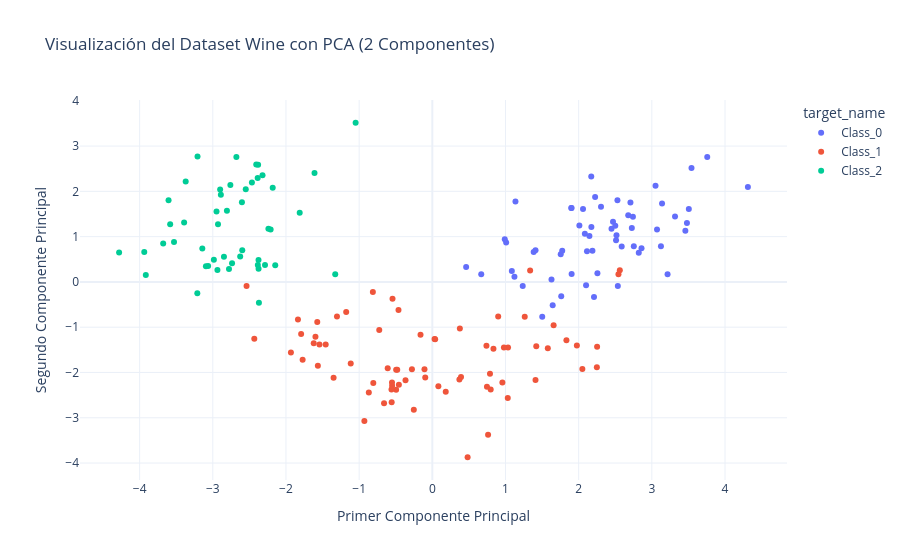

Notebook code for this chart:
### Markdown cell above
### Visualización con PCA

Dado que tenemos 13 características, no podemos visualizarlas todas a la vez. Usaremos el Análisis de Componentes Principales (PCA) para reducir la dimensionalidad a 2 componentes y visualizar la separación de las clases.

### Code cell
# Primero, escalamos los datos para que PCA funcione correctamente
scaler_pca = StandardScaler()
X_scaled_pca = scaler_pca.fit_transform(X)

# Aplicamos PCA para reducir a 2 dimensiones
pca = PCA(n_components=2)
X_pca = pca.fit_transform(X_scaled_pca)

# Creamos un DataFrame para la visualización
df_pca = pd.DataFrame(data=X_pca, columns=['PC1', 'PC2'])
df_pca['target_name'] = df['target_name']

# Gráfico interactivo con Plotly
fig = px.scatter(df_pca, 
                 x='PC1', 
                 y='PC2', 
                 color='target_name',
                 title='Visualización del Dataset Wine con PCA (2 Componentes)',
                 labels={'PC1': 'Primer Componente Principal', 'PC2': 'Segundo Componente Principal'},
                 template='plotly_white')

fig.show()

### Figure 1 — Plotly figure (JSON) as saved in the notebook; plotly's stock layout.template omitted (floating-point values rounded to 4 significant figures)
{"data": [{"hovertemplate": "target_name=Class_0<br>Primer Componente Principal=%{x}<br>Segundo Componente Principal=%{y}<extra></extra>", "legendgroup": "Class_0", "marker": {"color": "#636efa", "symbol": "circle"}, "mode": "markers", "name": "Class_0", "orientation": "v", "showlegend": true, "x": [3.317, 2.209, 2.517, 3.757, 1.009, 3.05, 2.449, 2.059, 2.511, 2.754, 3.48, 1.755, 2.113, 3.458, 4.313, 2.305, 2.172, 1.899, 3.542, 2.085, 3.124, 1.087, 2.535, 1.645, 1.762, 0.9901, 1.775, 1.235, 2.188, 2.256, 2.5, 2.677, 1.629, 1.903, 1.41, 1.904, 1.385, 1.122, 1.502, 2.53, 2.588, 0.6685, 3.071, 0.4622, 2.101, 1.136, 2.727, 2.821, 2.01, 2.707, 3.215, 2.859, 3.506, 2.225, 2.147, 2.469, 2.742, 2.174, 3.139], "xaxis": "x", "y": [1.443, -0.3334, 1.031, 2.756, 0.8698, 2.122, 1.175, 1.609, 0.9181, 0.7894, 1.302, 0.612, 0.6757, 1.131, 2.096, 1.663, 2.327, 1.631, 2.518, 1.061, 0.7869, 0.2417, -0.09184, -0.5163, -0.3171, 0.9407, 0.6862, -0.08981, 0.6896, 0.1915, 1.241, 1.472, 0.0527, 1.633, 0.6979, 0.1767, 0.6586, 0.1141, -0.7694, 1.803, 0.7796, 0.17, 1.156, 0.3307, -0.07101, 1.777, 1.191, 0.6463, 1.247, 1.752, 0.167, 0.7453, 1.613, 1.875, 1.017, 1.329, 1.437, 1.212, 1.732], "yaxis": "y", "type": "scatter"}, {"hovertemplate": "target_name=Class_1<br>Primer Componente Principal=%{x}<br>Segundo Componente Principal=%{y}<extra></extra>", "legendgroup": "Class_1", "marker": {"color": "#EF553B", "symbol": "circle"}, "mode": "markers", "name": "Class_1", "orientation": "v", "showlegend": true, "x": [-0.9286, -1.542, -1.836, 0.03061, 2.05, -0.6097, 0.9002, 2.249, 0.1834, -0.8128, 1.976, -1.572, 1.658, -0.7254, 2.562, 1.833, -0.868, 0.37, -1.457, 1.263, 0.3762, 0.7621, 1.035, -0.4949, -2.539, 0.8353, 0.7879, -0.8068, -0.558, -1.115, -0.5557, -1.349, -1.564, -1.933, 0.7467, 0.9575, 2.544, -0.544, 1.031, 2.252, 1.41, 0.7977, -0.5495, -0.1612, -0.6598, 0.3924, -1.772, -0.3663, -1.621, 0.08254, 1.578, 1.421, -0.2787, -1.303, -0.4571, -0.4942, 0.4821, -0.2529, -0.1072, -2.433, -0.5511, 0.7396, 1.336, -1.177, -0.4623, 0.9785, -0.09681, 0.03849, -1.597, -0.4796, -1.793], "xaxis": "x", "y": [-3.073, -1.381, -0.83, -1.263, -1.925, -1.908, -0.7639, -1.885, -2.427, -0.2205, -1.403, -0.885, -0.9567, -1.064, 0.2602, -1.288, -2.444, -2.154, -1.383, -0.7708, -1.027, -3.375, -1.451, -2.381, -0.08744, -1.474, -2.027, -2.234, -2.373, -1.802, -2.658, -2.118, -1.852, -1.559, -2.313, -2.224, 0.1693, -0.3689, -2.566, -1.433, -2.166, -2.377, -2.293, -1.164, -2.68, -2.099, -1.717, -2.169, -1.356, -2.306, -1.462, -1.418, -1.931, -0.7632, -2.269, -1.939, -3.872, -2.821, -1.929, -1.257, -2.222, -1.409, 0.2533, -0.664, -0.6183, -1.446, -2.11, -1.267, -1.208, -1.939, -1.15], "yaxis": "y", "type": "scatter"}, {"hovertemplate": "target_name=Class_2<br>Primer Componente Principal=%{x}<br>Segundo Componente Principal=%{y}<extra></extra>", "legendgroup": "Class_2", "marker": {"color": "#00cc96", "symbol": "circle"}, "mode": "markers", "name": "Class_2", "orientation": "v", "showlegend": true, "x": [-1.327, -2.385, -2.937, -2.147, -2.37, -3.064, -3.916, -3.936, -3.094, -2.374, -2.779, -2.287, -2.986, -2.375, -2.21, -2.626, -4.281, -3.583, -2.807, -2.9, -2.321, -2.55, -1.813, -2.76, -2.737, -3.605, -2.89, -3.392, -1.048, -1.61, -3.143, -2.24, -2.848, -2.597, -2.949, -3.53, -2.406, -2.929, -2.181, -2.381, -3.212, -3.678, -2.466, -3.371, -2.602, -2.678, -2.387, -3.209], "xaxis": "x", "y": [0.1704, 0.3746, 0.2639, 0.3683, -0.4596, 0.3534, 0.1546, 0.6597, 0.3488, 0.292, 0.2868, 0.3725, 0.4892, 0.4823, 1.16, 0.5632, 0.6497, 1.273, 1.571, 2.041, 2.356, 2.045, 1.528, 2.139, 0.4099, 1.802, 1.925, 1.312, 3.515, 2.407, 0.7382, 1.175, 0.556, 0.698, 1.555, 0.8825, 2.592, 1.274, 2.078, 2.589, -0.2512, 0.8477, 2.194, 2.216, 1.757, 2.761, 2.297, 2.769], "yaxis": "y", "type": "scatter"}], "layout": {"xaxis": {"anchor": "y", "domain": [0.0, 1.0], "title": {"text": "Primer Componente Principal"}}, "yaxis": {"anchor": "x", "domain": [0.0, 1.0], "title": {"text": "Segundo Componente Principal"}}, "legend": {"title": {"text": "target_name"}, "tracegroupgap": 0}, "title": {"text": "Visualización del Dataset Wine con PCA (2 Componentes)"}}}
